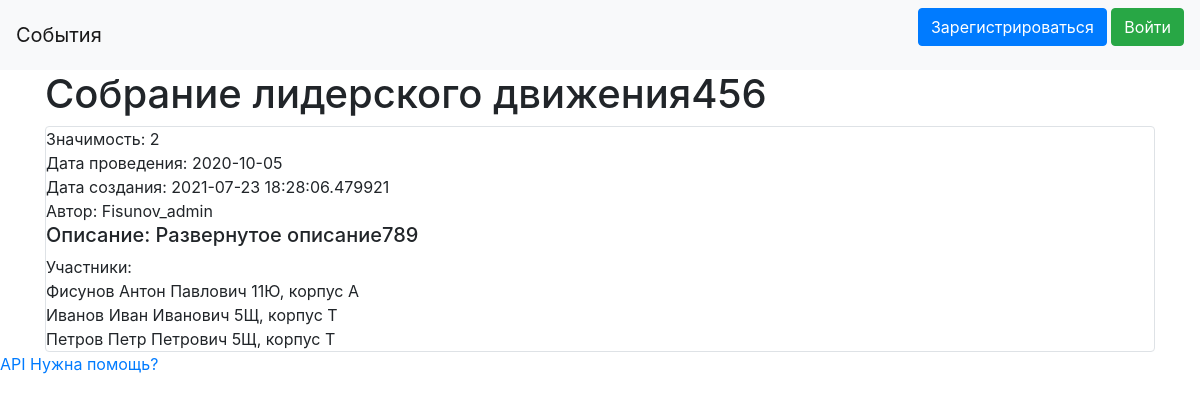
Screenshot of /event/1 with the database file from the repository.
### data/events.py (models this page shows, shortened)
class Events(SqlAlchemyBase, SerializerMixin):
    __tablename__ = 'events'
    id = sqlalchemy.Column(sqlalchemy.Integer, primary_key=True, autoincrement=True)
    event_name = sqlalchemy.Column(sqlalchemy.String)
    event_date = sqlalchemy.Column(sqlalchemy.Date, default="2020-10-10")
    event_add_date = sqlalchemy.Column(sqlalchemy.DateTime, default=datetime.datetime.now)
    author_id = sqlalchemy.Column(sqlalchemy.Integer, sqlalchemy.ForeignKey("users.id"))
    author = orm.relationship('User', foreign_keys="Events.author_id", backref="events")
    value = sqlalchemy.Column(sqlalchemy.Integer, default=1)
    ids = sqlalchemy.Column(sqlalchemy.String, default="[]")
    annotation = sqlalchemy.Column(sqlalchemy.String)

### data/users.py (models this page shows, shortened)
class User(SqlAlchemyBase, UserMixin):
    __tablename__ = 'users'
    id = sqlalchemy.Column(sqlalchemy.Integer, primary_key=True, autoincrement=True)
    name = sqlalchemy.Column(sqlalchemy.String, nullable=True)
    about = sqlalchemy.Column(sqlalchemy.String, nullable=True)
    email = sqlalchemy.Column(sqlalchemy.String, index=True, unique=True, nullable=True)
    role = sqlalchemy.Column(sqlalchemy.Integer)
    hashed_password = sqlalchemy.Column(sqlalchemy.String, nullable=True)
    cart = sqlalchemy.Column(sqlalchemy.String, default="{}")
    balance = sqlalchemy.Column(sqlalchemy.Integer, default=0)
    created_date = sqlalchemy.Column(sqlalchemy.DateTime, default=datetime.datetime.now)

### data/students.py (models this page shows, shortened)
class Students(SqlAlchemyBase, UserMixin):
    __tablename__ = 'students'
    id = sqlalchemy.Column(sqlalchemy.Integer, primary_key=True, autoincrement=True)
    name = sqlalchemy.Column(sqlalchemy.String, nullable=True)
    class_num = sqlalchemy.Column(sqlalchemy.Integer, nullable=True, default=5)
    campus = sqlalchemy.Column(sqlalchemy.CHAR, nullable=True, default='Т')
    class_letter = sqlalchemy.Column(sqlalchemy.CHAR, nullable=True)
    exp_amount = sqlalchemy.Column(sqlalchemy.Integer)
    rating_points = sqlalchemy.Column(sqlalchemy.Integer)
    rating_place = sqlalchemy.Column(sqlalchemy.Integer)
    role = sqlalchemy.Column(sqlalchemy.String)
    skin_id = sqlalchemy.Column(sqlalchemy.Integer)
    available_skins = sqlalchemy.Column(sqlalchemy.String)
    hashed_password = sqlalchemy.Column(sqlalchemy.String, nullable=True)
    last_visit = sqlalchemy.Column(sqlalchemy.DateTime)
    def __repr__(self):
        return f'{self.name}  {self.class_num}{self.class_letter}, корпус {self.campus}'

### main.py (the view)
@app.route('/event/<int:id>', methods=['GET', 'POST'])
def product_page(id):
    db_sess = db_session.create_session()
    event = db_sess.query(Events).filter((Events.id == id)).first()
    students = []
    for i in eval(event.ids):
        student = db_sess.query(Students).filter((Students.id == i)).first()
        students.append(student)
    return render_template("event.html", item=event, title="Просмотр карточки события", students=students)

### data/db_session.py (called while the page is built)
def create_session() -> Session:
    global __factory
    return __factory()

### templates/event.html
{% extends "base.html" %}
{% block content %}
<h1>{{item.event_name}}</h1>
<div class="col-md6 border rounded">
    <div>Значимость: {{item.value}}</div>
    <div>Дата проведения: {{ item.event_date }}</div>
    <div>Дата создания: {{ item.event_add_date }}</div>
    <div>Автор: {{ item.author.name }}</div>
    <div><h5>Описание: {{ item.annotation }}</h5></div>
    <div>Участники:</div>
    {% for student in students %}
        <div>{{student}}</div>
    {% endfor %}
</div>
{% endblock %}

### rows the page displays
Events: event_name "Собрание лидерского движения456", value "2", event_date "2020-10-05", event_add_date "2021-07-23 18:28:06.479921", annotation "Развернутое описание789"
User: author.name "Fisunov_admin"
Students: name+class_num+class_letter "Фисунов Антон Павлович 11Ю, корпус А"
Students: name+class_num+class_letter "Иванов Иван Иванович 5Щ, корпус Т"
Students: name+class_num+class_letter "Петров Петр Петрович 5Щ, корпус Т"
